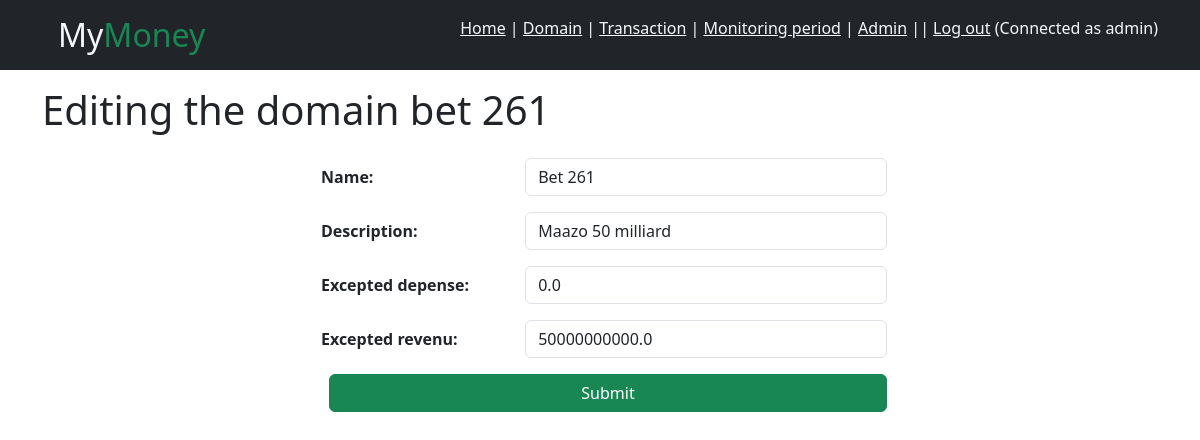
The app's page /domain/edit-domain/1 (signed in) with its own data.
### accounts/models.py (models this page shows)
class CustomUser(AbstractUser):
    pass

### gestion/models.py (models this page shows, shortened)
class Domain(models.Model):
    gestion = models.ForeignKey(Gestion, on_delete=models.CASCADE, null=False)
    name = models.CharField(max_length=20, null=False)
    description = models.TextField(null=True)
    relation_to_parent_domain = models.ForeignKey("RelationToParentDomain", on_delete=models.SET_NULL, null=True)
    excepted_depense = models.FloatField(default=0)
    excepted_revenu = models.FloatField(default=0)

### gestion/views.py (the view)
# urls.py: path("domain/edit-domain/<int:id>", views.edit_domain, name="edit-domain"),
@login_required()
def edit_domain(request, id):
    domain = Domain.objects.get(id=id)
    if request.method == "POST":
        form = DomainForm(request.POST)
        if form.is_valid():
            domain.name = form.cleaned_data["name"]
            domain.excepted_depense = form.cleaned_data["excepted_depense"]
            domain.excepted_revenu = form.cleaned_data["excepted_revenu"]
            domain.description = form.cleaned_data["description"]
            domain.save()
            return redirect("subdomain", id=domain.id)
    else:
        form = DomainForm(data={"name": domain.name, "description": domain.description, "excepted_depense": domain.excepted_depense, "excepted_revenu": domain.excepted_revenu})
    return render(request, "form.html", {"form": form, "title": "Edit domain", "action": "Editing the domain " + domain.name.lower()})

### gestion/forms.py
class DomainForm(forms.ModelForm):
    def __init__(self, *args, **kwargs):
        super(DomainForm, self).__init__(*args, **kwargs)
        self.fields['description'].required = False
        for visible in self.visible_fields():
            visible.field.widget.attrs['class'] = 'form-control m-2'
            visible.field.widget.attrs['autocomplete'] = "off"
    class Meta:
        model = Domain
        fields = [
            "name",
            "description",
            "excepted_depense",
            "excepted_revenu"
        ]
        widgets = {
            "name" : forms.TextInput(attrs={"placeholder": "Name of the domain"}),
            "description" : forms.TextInput(attrs={"placeholder": "Description"}),
        }

### gestion/templates/form.html (shortened to what this page needs)
{% extends "base.html" %}
{% block body %}
    <div class="container">
        <h1 class="my-3">{{ action }}</h1>
        <div class="d-flex justify-content-center">
            <form method="POST" class="w-50">
                <table class="w-100">
                    {{ form.as_table }}
                </table>
                <button type="submit" class="btn btn-success w-100 m-2">Submit</button>
            </form>
        </div>
    </div>
{% endblock %}

### gestion/templates/base.html (shortened to what this page needs)
{% load static %}
<!DOCTYPE html>
<html lang="en">
<head>
    <link rel="stylesheet" href="https://cdn.jsdelivr.net/npm/bootstrap@5.3.2/dist/css/bootstrap.min.css">
</head>
<body>
    {% block header %}
        <header>
            <nav class="bg-dark text-light">
                <div class="d-flex d-flex justify-content-between container">
                    <div>
                        <h2 class="m-3">My<span class="text-success">Money</span></h2>
                    </div>
                    <div class="my-3">
                        <a href="{% url 'home' %}" class="text-light">Home</a> |
                        <a href="{% url 'domain' %}" class="text-light">Domain</a> |
                        <a href="{% url 'transaction-history' %}" class="text-light">Transaction</a> |
                        <a href="{% url 'period-to-monitor' %}" class="text-light">Monitoring period</a>
                        {% if user.is_superuser %}
                             | <a href="/admin" class="text-light">Admin</a>
                        {% endif %}
                        ||
                        {% if not user.is_authenticated %}
                            <a href="{% url 'login' %}" class="text-light">Log in</a> |
                            <a href="{% url 'signup' %}" class="text-light">Sign up</a>
                        {% else %}
                            <a href="{% url 'logout' %}" class="text-light">Log out</a> <span>(Connected as {{ user.username }})</span>
                        {% endif %}
                    </div>
                </div>
            </nav>
        </header>
    {% endblock %}
    {% block body %}{% endblock %}
</body>
</html>

### records on screen
CustomUser: username "admin"
Domain: name "Bet 261", description "Maazo 50 milliard", excepted_depense "0.0", excepted_revenu "50000000000.0"

### other values on screen
{{ action }} "Editing the domain bet 261"
